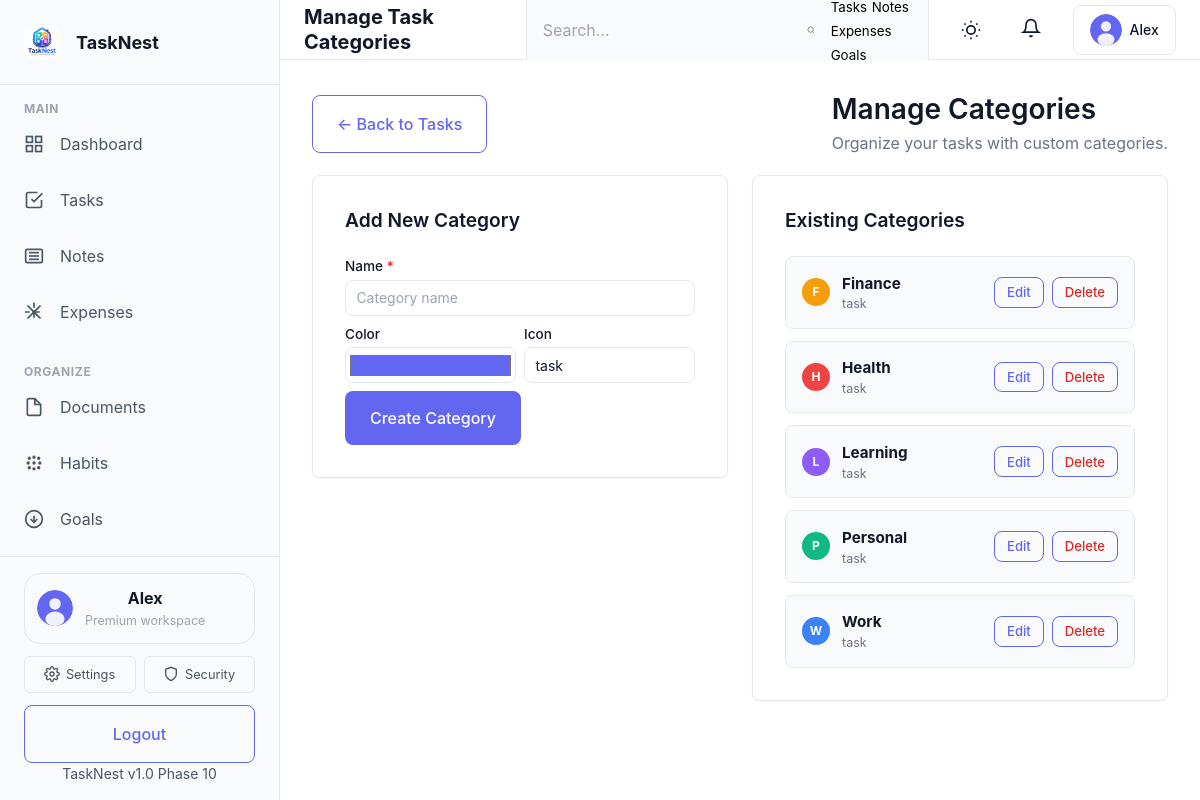
The app's page /modules/tasks/tasks-categories.php (signed in) with its own data.
### tables this page shows
CREATE TABLE IF NOT EXISTS users (
    id INT PRIMARY KEY AUTO_INCREMENT,
    username VARCHAR(50) UNIQUE NOT NULL,
    email VARCHAR(120) UNIQUE NOT NULL,
    password_hash VARCHAR(255) NOT NULL,
    first_name VARCHAR(100),
    last_name VARCHAR(100),
    avatar_url VARCHAR(255),
    phone VARCHAR(20),
    bio TEXT,
    timezone VARCHAR(50) DEFAULT 'UTC',
    theme ENUM('light', 'dark') DEFAULT 'light',
    is_active TINYINT(1) DEFAULT 1,
    role ENUM('user', 'admin') DEFAULT 'user',
    created_at TIMESTAMP DEFAULT CURRENT_TIMESTAMP,
    updated_at TIMESTAMP DEFAULT CURRENT_TIMESTAMP ON UPDATE CURRENT_TIMESTAMP,
    INDEX idx_email (email),
    INDEX idx_username (username),
    INDEX idx_created_at (created_at)
);

CREATE TABLE IF NOT EXISTS task_categories (
    id INT AUTO_INCREMENT PRIMARY KEY,
    user_id INT NOT NULL,
    name VARCHAR(100) NOT NULL,
    color VARCHAR(20) DEFAULT '#6366f1',
    icon VARCHAR(50) DEFAULT 'task',
    is_deleted TINYINT(1) DEFAULT 0,
    created_at TIMESTAMP DEFAULT CURRENT_TIMESTAMP,
    updated_at TIMESTAMP DEFAULT CURRENT_TIMESTAMP ON UPDATE CURRENT_TIMESTAMP,
    FOREIGN KEY (user_id) REFERENCES users(id) ON DELETE CASCADE,
    UNIQUE KEY unique_category_user (user_id, name),
    INDEX idx_user_id (user_id)
);

### modules/tasks/tasks-categories.php (the view, shortened to what the rows shown need)
<?php
require_once __DIR__ . '/../../config/db.php';
require_once __DIR__ . '/../../includes/auth.php';
require_once __DIR__ . '/../../includes/functions.php';
$user_id = $auth->getUserId();
$categories = getTaskCategories($mysqli, $user_id);
$page_title = 'Manage Task Categories';
include __DIR__ . '/../../includes/header.php';
?>
<div class="tasks-page">
    <div class="tasks-toolbar">
        <div>
            <h1 class="tasks-title">Manage Categories</h1>
        </div>
    </div>
    <div style="display:grid;grid-template-columns:1fr 1fr;gap:1.5rem;align-items:start;">
        <div style="background:var(--surface);border:1px solid var(--border-color);border-radius:var(--radius-lg);padding:2rem;box-shadow:var(--shadow-sm);">
            <h2 style="margin:0 0 1.5rem;font-size:1.2rem;font-weight:600;">Add New Category</h2>
        </div>
        <div style="background:var(--surface);border:1px solid var(--border-color);border-radius:var(--radius-lg);padding:2rem;box-shadow:var(--shadow-sm);">
            <h2 style="margin:0 0 1.5rem;font-size:1.2rem;font-weight:600;">Existing Categories</h2>
            <?php if (empty($categories)): ?>
                <p style="color:var(--text-muted);margin:0;">No categories yet. Create one to get started.</p>
            <?php else: ?>
                <div style="display:flex;flex-direction:column;gap:0.75rem;">
                    <?php foreach ($categories as $cat): ?>
                        <div style="display:flex;align-items:center;justify-content:space-between;padding:0.85rem 1rem;border:1px solid var(--border-color);border-radius:var(--radius-lg);background:var(--bg-secondary);">
                            <div style="display:flex;align-items:center;gap:0.75rem;">
                                <span style="width:28px;height:28px;border-radius:999px;display:inline-flex;align-items:center;justify-content:center;color:#fff;font-size:.75rem;font-weight:700;background:<?php echo htmlspecialchars($cat['color']); ?>;">
                                    <?php echo strtoupper(htmlspecialchars(substr($cat['name'], 0, 1))); ?>
                                </span>
                                <div>
                                    <strong style="font-size:.95rem;"><?php echo htmlspecialchars($cat['name']); ?></strong>
                                    <span style="display:block;font-size:.78rem;color:var(--text-muted);"><?php echo htmlspecialchars($cat['icon']); ?></span>
                                </div>
                            </div>
                            <div style="display:flex;gap:0.5rem;">
                                <button type="button" class="btn btn-secondary edit-cat-btn"
                                    style="padding:0.4rem 0.75rem;font-size:.82rem;"
                                    data-id="<?php echo (int) $cat['id']; ?>"
                                    data-name="<?php echo htmlspecialchars($cat['name']); ?>"
                                    data-color="<?php echo htmlspecialchars($cat['color']); ?>"
                                    data-icon="<?php echo htmlspecialchars($cat['icon']); ?>"
                                    onclick="editCategory(this)">Edit</button>
                                <button type="button" class="btn btn-secondary delete-cat-btn"
                                    style="padding:0.4rem 0.75rem;font-size:.82rem;color:#dc2626;"
                                    data-id="<?php echo (int) $cat['id']; ?>"
                                    data-name="<?php echo htmlspecialchars($cat['name']); ?>"
                                    onclick="confirmDeleteCategory(this)">Delete</button>
                            </div>
                        </div>
                    <?php endforeach; ?>
                </div>
            <?php endif; ?>
        </div>
    </div>
</div>
<?php include __DIR__ . '/../../includes/footer.php'; ?>

### includes/sidebar.php (shortened to what the rows shown need)
<?php
if (!isset($user) || !is_array($user)) {
    $user = $auth->getUser() ?? [];
}
$current_page = basename($_SERVER['PHP_SELF']);
$navClass = function ($page) use ($current_page) {
    return $current_page === $page ? 'active' : '';
};
?>
<aside class="sidebar" id="mainSidebar">
    <div class="sidebar-header">
        <a href="<?php echo SITE_URL; ?>/dashboard.php" class="logo">
            <img src="<?php echo SITE_URL; ?>/assets/images/logo-dark.png" alt="<?php echo SITE_NAME; ?> Logo" class="logo-img">
            <span class="logo-text"><?php echo SITE_NAME; ?></span>
        </a>
    </div>
    <nav class="sidebar-nav">
        <div class="nav-section">
            <button class="nav-section-toggle" type="button" aria-expanded="true">
                <h3 class="nav-section-title">Main</h3>
            </button>
            <ul class="nav-menu">
                <li class="nav-item <?php echo $navClass('dashboard.php'); ?>">
                    <a href="<?php echo SITE_URL; ?>/dashboard.php" class="nav-link">
                        <svg class="nav-icon" viewBox="0 0 24 24" fill="none" stroke="currentColor" stroke-width="2">
                            <rect x="3" y="3" width="7" height="7"></rect>
                            <rect x="14" y="3" width="7" height="7"></rect>
                            <rect x="14" y="14" width="7" height="7"></rect>
                            <rect x="3" y="14" width="7" height="7"></rect>
                        </svg>
                        <span class="nav-label">Dashboard</span>
                    </a>
                </li>
                <li class="nav-item <?php echo $navClass('tasks.php'); ?>">
                    <a href="<?php echo SITE_URL; ?>/tasks.php" class="nav-link">
                        <svg class="nav-icon" viewBox="0 0 24 24" fill="none" stroke="currentColor" stroke-width="2">
                            <polyline points="9 11 12 14 22 4"></polyline>
                            <path d="M21 12v7a2 2 0 0 1-2 2H5a2 2 0 0 1-2-2V5a2 2 0 0 1 2-2h11"></path>
                        </svg>
                        <span class="nav-label">Tasks</span>
                    </a>
                </li>
                <li class="nav-item <?php echo $navClass('notes.php'); ?>">
                    <a href="<?php echo SITE_URL; ?>/notes.php" class="nav-link">
                        <svg class="nav-icon" viewBox="0 0 24 24" fill="none" stroke="currentColor" stroke-width="2">
                            <path d="M4 4h16a2 2 0 0 1 2 2v12a2 2 0 0 1-2 2H4a2 2 0 0 1-2-2V6a2 2 0 0 1 2-2z"></path>
                            <line x1="6" y1="8" x2="18" y2="8"></line>
                            <line x1="6" y1="12" x2="18" y2="12"></line>
                            <line x1="6" y1="16" x2="18" y2="16"></line>
                        </svg>
                        <span class="nav-label">Notes</span>
                    </a>
                </li>
                <li class="nav-item <?php echo $navClass('expenses.php'); ?>">
                    <a href="<?php echo SITE_URL; ?>/expenses.php" class="nav-link">
                        <span class="nav-label">Expenses</span>
                    </a>
                </li>
            </ul>
        </div>
        <div class="nav-section">
            <button class="nav-section-toggle" type="button" aria-expanded="true">
                <h3 class="nav-section-title">Organize</h3>
            </button>
            <ul class="nav-menu">
                <li class="nav-item <?php echo $navClass('documents.php'); ?>">
                    <a href="<?php echo SITE_URL; ?>/documents.php" class="nav-link">
                        <svg class="nav-icon" viewBox="0 0 24 24" fill="none" stroke="currentColor" stroke-width="2">
                            <path d="M13 2H6a2 2 0 0 0-2 2v16a2 2 0 0 0 2 2h12a2 2 0 0 0 2-2V9z"></path>
                            <polyline points="13 2 13 9 20 9"></polyline>
                        </svg>
                        <span class="nav-label">Documents</span>
                    </a>
                </li>
                <li class="nav-item <?php echo $navClass('habits.php'); ?>">
                    <a href="<?php echo SITE_URL; ?>/habits.php" class="nav-link">
                        <span class="nav-label">Habits</span>
                    </a>
                </li>
                <li class="nav-item <?php echo $navClass('goals.php'); ?>">
                    <a href="<?php echo SITE_URL; ?>/goals.php" class="nav-link">
                        <svg class="nav-icon" viewBox="0 0 24 24" fill="none" stroke="currentColor" stroke-width="2">
                            <circle cx="12" cy="12" r="10"></circle>
                            <polyline points="8 12 12 16 16 12"></polyline>
                            <line x1="12" y1="8" x2="12" y2="16"></line>
                        </svg>
                        <span class="nav-label">Goals</span>
                    </a>
                </li>
            </ul>
        </div>
    </nav>
    <div class="sidebar-footer">
        <div class="sidebar-profile">
            <?php if (!empty($user['avatar_url'])): ?>
                <img src="<?php echo SITE_URL; ?>/<?php echo htmlspecialchars($user['avatar_url']); ?>" alt="Profile" class="sidebar-profile-avatar">
            <?php else: ?>
                <img src="<?php echo SITE_URL; ?>/assets/images/default-avatar.svg" alt="Profile" class="sidebar-profile-avatar">
            <?php endif; ?>
            <div>
                <strong><?php echo htmlspecialchars($user['first_name'] ?? $user['username']); ?></strong>
                <p>Premium workspace</p>
            </div>
        </div>
        <div class="sidebar-footer-links">
            <a href="<?php echo SITE_URL; ?>/settings.php" class="sidebar-footer-link">
                <span>Settings</span>
            </a>
            <a href="<?php echo SITE_URL; ?>/auth/2fa-setup.php" class="sidebar-footer-link">
                <svg viewBox="0 0 24 24" fill="none" stroke="currentColor" stroke-width="2" width="16" height="16"><path d="M12 22s8-4 8-10V5l-8-3-8 3v7c0 6 8 10 8 10z"></path></svg>
                <span>Security</span>
            </a>
        </div>
        <a href="<?php echo SITE_URL; ?>/auth/logout.php" class="btn btn-secondary btn-block">Logout</a>
        <div class="version-info">
            <small>TaskNest v1.0 Phase 10</small>
        </div>
    </div>
</aside>

### includes/navbar.php (shortened to what the rows shown need)
<?php
$user = $auth->getUser();
$avatar_url = $user['avatar_url'] ?? '';
if (empty($avatar_url) || $avatar_url === SITE_URL . '/') {
    $avatar_url = SITE_URL . '/assets/images/default-avatar.svg';
}
?>
<nav class="top-navbar">
    <div class="navbar-left">
        <h1 class="page-title"><?php echo htmlspecialchars($page_title ?? 'Dashboard', ENT_QUOTES, 'UTF-8'); ?></h1>
    </div>
    <div class="navbar-right">
        <div class="search-box">
            <input type="text" class="search-input" id="dashboardSearch" placeholder="Search..." aria-label="Search">
            <svg class="icon" viewBox="0 0 24 24" fill="none" stroke="currentColor" stroke-width="2">
                <circle cx="11" cy="11" r="8"></circle>
                <path d="m21 21-4.35-4.35"></path>
            </svg>
            <div class="search-suggestions" id="searchSuggestions">
                <button type="button">Tasks</button>
                <button type="button">Notes</button>
                <button type="button">Expenses</button>
                <button type="button">Goals</button>
            </div>
        </div>
        <button class="theme-toggle" id="themeToggle" aria-label="Toggle theme">
        </button>
        <div class="navbar-notifications-wrapper">
            <button class="navbar-icon-btn" id="notificationsBtn" aria-label="Notifications">
                <svg class="icon" viewBox="0 0 24 24" fill="none" stroke="currentColor" stroke-width="2">
                    <path d="M18 8A6 6 0 0 0 6 8c0 7-3 9-3 9h18s-3-2-3-9"></path>
                    <path d="M13.73 21a2 2 0 0 1-3.46 0"></path>
                </svg>
            </button>
        </div>
        <div class="user-menu-wrapper">
            <button class="user-menu-btn" id="userMenuBtn" aria-label="User menu">
                <img src="<?php echo htmlspecialchars($avatar_url); ?>" alt="User avatar" class="user-avatar">
                <span class="user-name"><?php echo htmlspecialchars($user['first_name'] ?? $user['username']); ?></span>
            </button>
        </div>
    </div>
</nav>

### records on screen
users: first_name "Alex"
task_categories: name "F", name "Finance", icon "task"
task_categories: name "H", name "Health", icon "task"
task_categories: name "L", name "Learning", icon "task"
task_categories: name "P", name "Personal", icon "task"
task_categories: name "W", name "Work", icon "task"

### other values on screen
SITE_NAME "TaskNest"
$page_title "Manage Task Categories"
